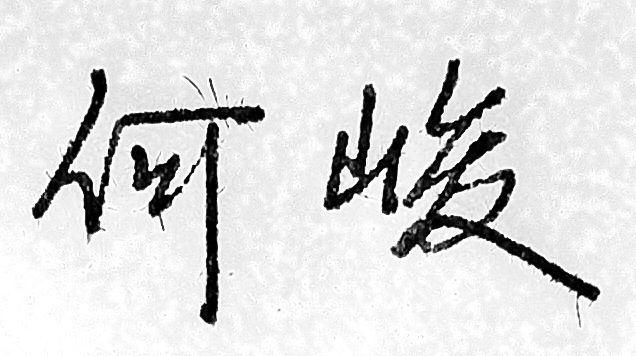
#> input picture img-binarization/input/he.jpg, 636 x 356 px, found by its file name; its folder holds only this picture in this run
$ python img-binarization.py
#> lines starting #> are read from the running program, lines starting #| are printed output that depends on the picture; after the words box and inside, x2 and y2 are one past the last pixel; in counts of white or black regions, pixels touching at a corner belong together
import cv2
import os


SUPPORTED_EXTENSIONS = {".jpg", ".jpeg", ".png", ".bmp", ".tif", ".tiff", ".webp"}

def binarize_image(input_path, output_path):
    """
    对图像进行二值化处理，使背景变白，文字变黑。
    使用自适应阈值处理，能够较好地处理光照不均的情况。
    """
    # 1. 以灰度模式读取图片
    img = cv2.imread(input_path, cv2.IMREAD_GRAYSCALE)
#> img is the input picture: shape (356, 636); min 0, max 255, mean 219.4
    if img is None:
        print(f"错误: 无法读取图片 {input_path}")
        return

    # 2. 高斯滤波去噪
    # 较大的 kernel 可以平滑背景，但可能会模糊文字，这里取 (5, 5)
    blurred = cv2.GaussianBlur(img, (5, 5), 0)
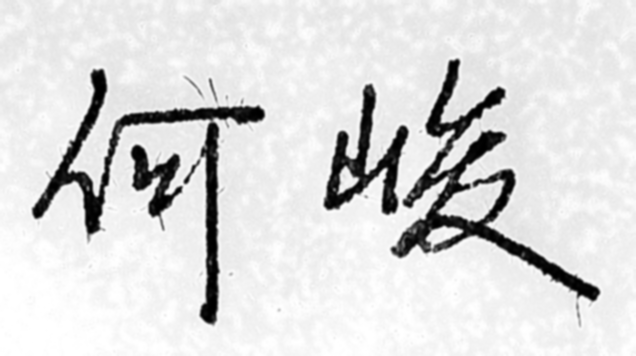
#> blurred: shape (356, 636); min 0, max 255, mean 219.4

    # 3. 自适应阈值二值化 (Adaptive Thresholding)
    # cv2.ADAPTIVE_THRESH_GAUSSIAN_C: 阈值是邻域区域的加权和
    # cv2.THRESH_BINARY: 超过阈值的设为 255 (白色), 否则设为 0 (黑色)
    # block_size 和 C 的取值根据实际情况微调
    # block_size 必须是奇数，如 11, 21, 31...
    # C 是从均值或加权均值中减去的常数，用于控制结果的亮暗程度
    binary = cv2.adaptiveThreshold(
        blurred,
        255,
        cv2.ADAPTIVE_THRESH_GAUSSIAN_C,
        cv2.THRESH_BINARY,
        21,
        10
    )
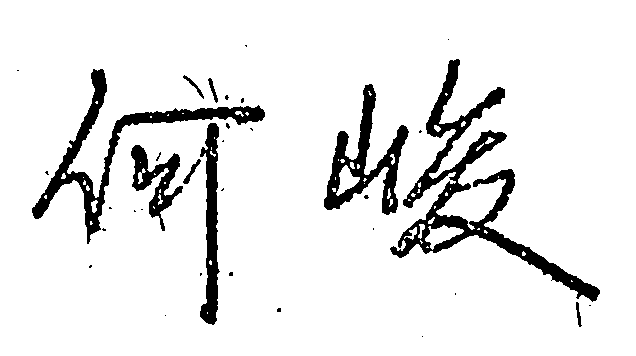
#> binary: shape (356, 636); 91% white; 35 black regions (26 under 20 px), largest, box (x1, y1, x2, y2) and area: (390, 59, 600, 302) 7706, (32, 69, 265, 244) 4790, (324, 84, 409, 215) 3412

    # 4. 保存结果
    cv2.imwrite(output_path, binary)
    print(f"二值化完成，结果已保存至: {output_path}")

def main():
    input_dir = r"D:\tools\313-toolbox\img-binarization\input"
    output_dir = r"D:\tools\313-toolbox\img-binarization\output"

    if not os.path.isdir(input_dir):
        print(f"错误: 输入文件夹 {input_dir} 不存在，请创建后再运行。")
        return

    os.makedirs(output_dir, exist_ok=True)

    image_files = [
        f for f in os.listdir(input_dir)
        if os.path.isfile(os.path.join(input_dir, f))
        and os.path.splitext(f)[1].lower() in SUPPORTED_EXTENSIONS
    ]

    if not image_files:
        print(f"提示: 输入文件夹 {input_dir} 中没有可处理的图片。")
        return

    for image_name in image_files:
        input_path = os.path.join(input_dir, image_name)
        output_path = os.path.join(output_dir, image_name)
        binarize_image(input_path, output_path)

    print(f"批量处理完成，共处理 {len(image_files)} 张图片。")

if __name__ == "__main__":
    main()

$ run again, on img-binarization/input/hu.jpg
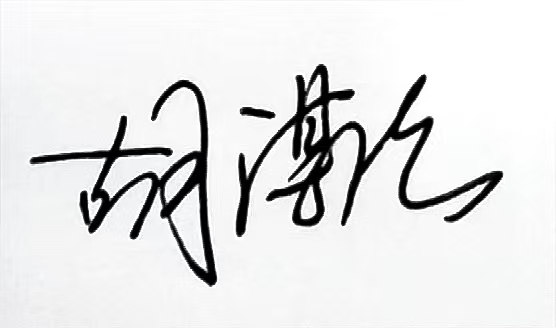
#> input picture img-binarization/input/hu.jpg, 556 x 328 px, found by its file name
#> in binarize_image, `blurred = cv2.GaussianBlur(img, (5, 5), 0)`:
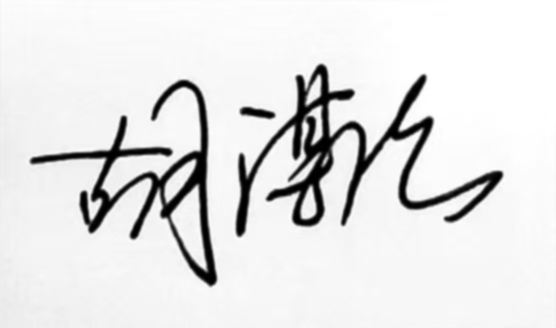
#> blurred: shape (328, 556); min 0, max 255, mean 227.1
#> in binarize_image, `binary = cv2.adaptiveThreshold( blurred, 255, cv2.ADAPTIVE_THRESH_GAUS..`:
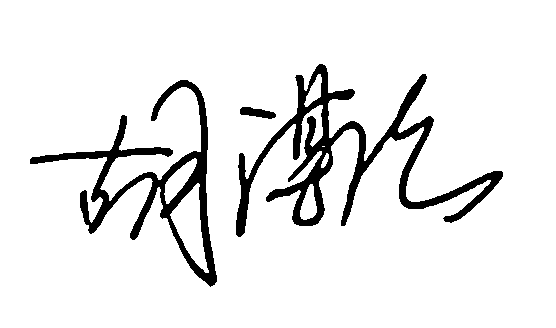
#> binary: shape (328, 556); 91.7% white; 3 black regions, box (x1, y1, x2, y2) and area: (236, 64, 503, 237) 8619, (30, 80, 217, 287) 6163, (240, 107, 276, 119) 266

$ run again, on img-binarization/input/lu.jpg
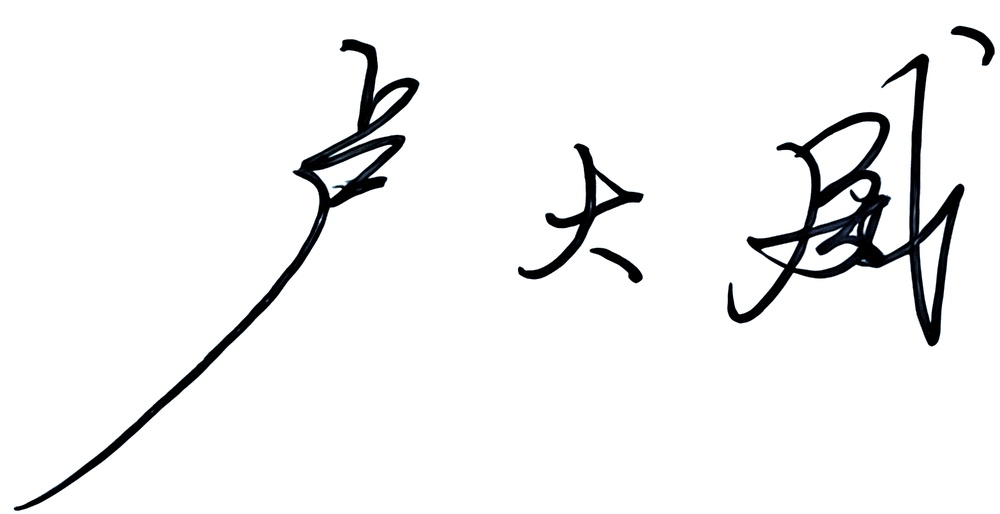
#> input picture img-binarization/input/lu.jpg, 1000 x 514 px, shrunk from 2000 x 1028 before the run, found by its file name
#> in binarize_image, `binary = cv2.adaptiveThreshold( blurred, 255, cv2.ADAPTIVE_THRESH_GAUS..`:
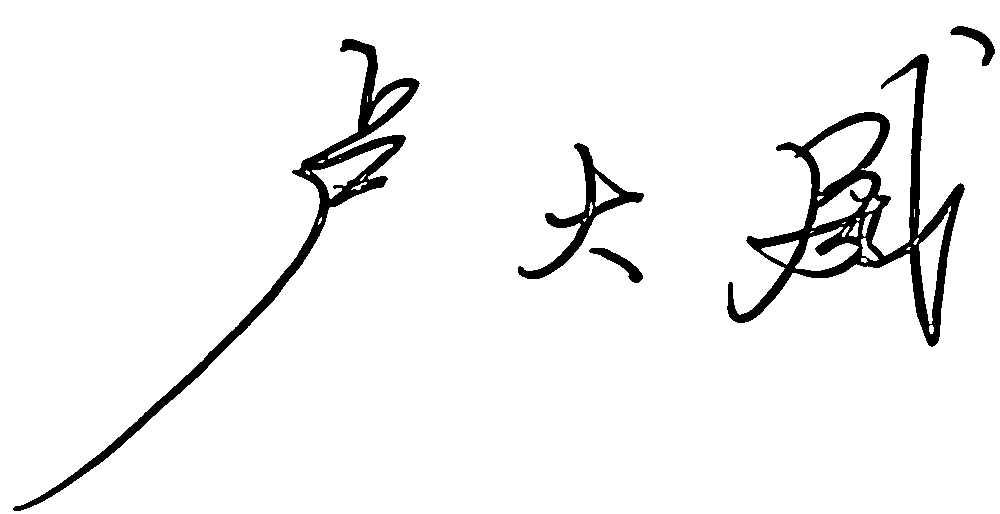
#> binary: shape (514, 1000); 95.1% white; 5 black regions, box (x1, y1, x2, y2) and area: (727, 54, 965, 347) 12691, (13, 39, 420, 511) 8759, (518, 143, 644, 279) 2708, (950, 26, 995, 66) 563, (589, 248, 643, 283) 550
